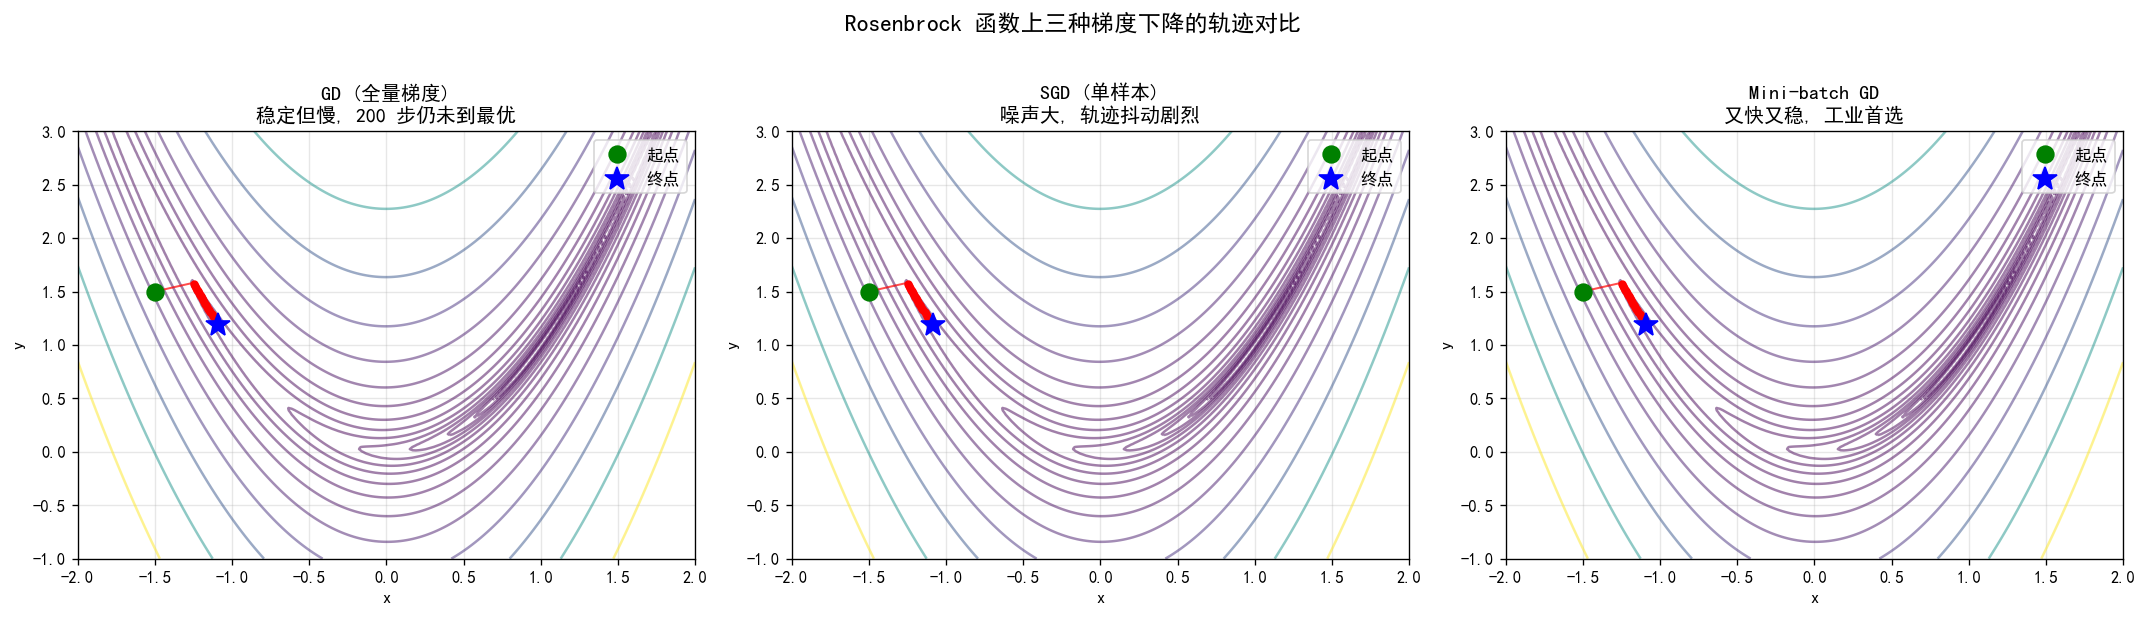

The script that saved this image:
"""
3-5-gd-sgd-minibatch-trajectories.py
Compare GD / SGD / Mini-batch SGD trajectories on the Rosenbrock function.

Output: assets/figures/3-5-gd-sgd-minibatch-trajectories.png
"""
import numpy as np
import matplotlib.pyplot as plt
import os

os.makedirs("assets/figures", exist_ok=True)


def rosenbrock(x, y):
    return (1 - x) ** 2 + 100 * (y - x ** 2) ** 2


def rosenbrock_grad(x, y):
    gx = -2 * (1 - x) - 400 * x * (y - x ** 2)
    gy = 200 * (y - x ** 2)
    return np.array([gx, gy])


def gd(grad_fn, start, lr, n_iter, noise=0.0):
    p = start.copy()
    traj = [p.copy()]
    for _ in range(n_iter):
        g = grad_fn(p[0], p[1])
        if noise > 0:
            g += np.random.randn(2) * noise
        p = p - lr * g
        traj.append(p.copy())
    return np.array(traj)


# 3 trajectories: GD (no noise), SGD (big noise), Mini-batch (small noise)
np.random.seed(42)
start = np.array([-1.5, 1.5])
traj_gd = gd(rosenbrock_grad, start, lr=0.0005, n_iter=500, noise=0.0)
traj_sgd = gd(rosenbrock_grad, start, lr=0.0005, n_iter=500, noise=0.4)
traj_mb = gd(rosenbrock_grad, start, lr=0.0005, n_iter=500, noise=0.05)

fig, axes = plt.subplots(1, 3, figsize=(18, 5))
x = np.linspace(-2, 2, 200)
y = np.linspace(-1, 3, 200)
X, Y = np.meshgrid(x, y)
Z = rosenbrock(X, Y)
levels = np.logspace(-1, 3, 15)

for ax, traj, title in zip(axes,
                           [traj_gd, traj_sgd, traj_mb],
                           ["GD (全量梯度)\n稳定但慢, 200 步仍未到最优",
                            "SGD (单样本)\n噪声大, 轨迹抖动剧烈",
                            "Mini-batch GD\n又快又稳, 工业首选"]):
    ax.contour(X, Y, Z, levels=levels, cmap="viridis", alpha=0.5)
    ax.plot(traj[:, 0], traj[:, 1], "r-", linewidth=1.2, alpha=0.7)
    # subsample for points
    idx = np.linspace(0, len(traj) - 1, 25).astype(int)
    ax.plot(traj[idx, 0], traj[idx, 1], "ro", markersize=4)
    ax.plot(traj[0, 0], traj[0, 1], "go", markersize=10, label="起点", zorder=5)
    ax.plot(traj[-1, 0], traj[-1, 1], "b*", markersize=15, label="终点", zorder=5)
    ax.set_title(title, fontsize=12)
    ax.set_xlabel("x")
    ax.set_ylabel("y")
    ax.legend(loc="upper right")
    ax.grid(True, alpha=0.3)

plt.suptitle("Rosenbrock 函数上三种梯度下降的轨迹对比", fontsize=14, fontweight="bold", y=1.02)
plt.tight_layout()
plt.savefig("assets/figures/3-5-gd-sgd-minibatch-trajectories.png", dpi=120, bbox_inches="tight")
print("Saved: assets/figures/3-5-gd-sgd-minibatch-trajectories.png")
